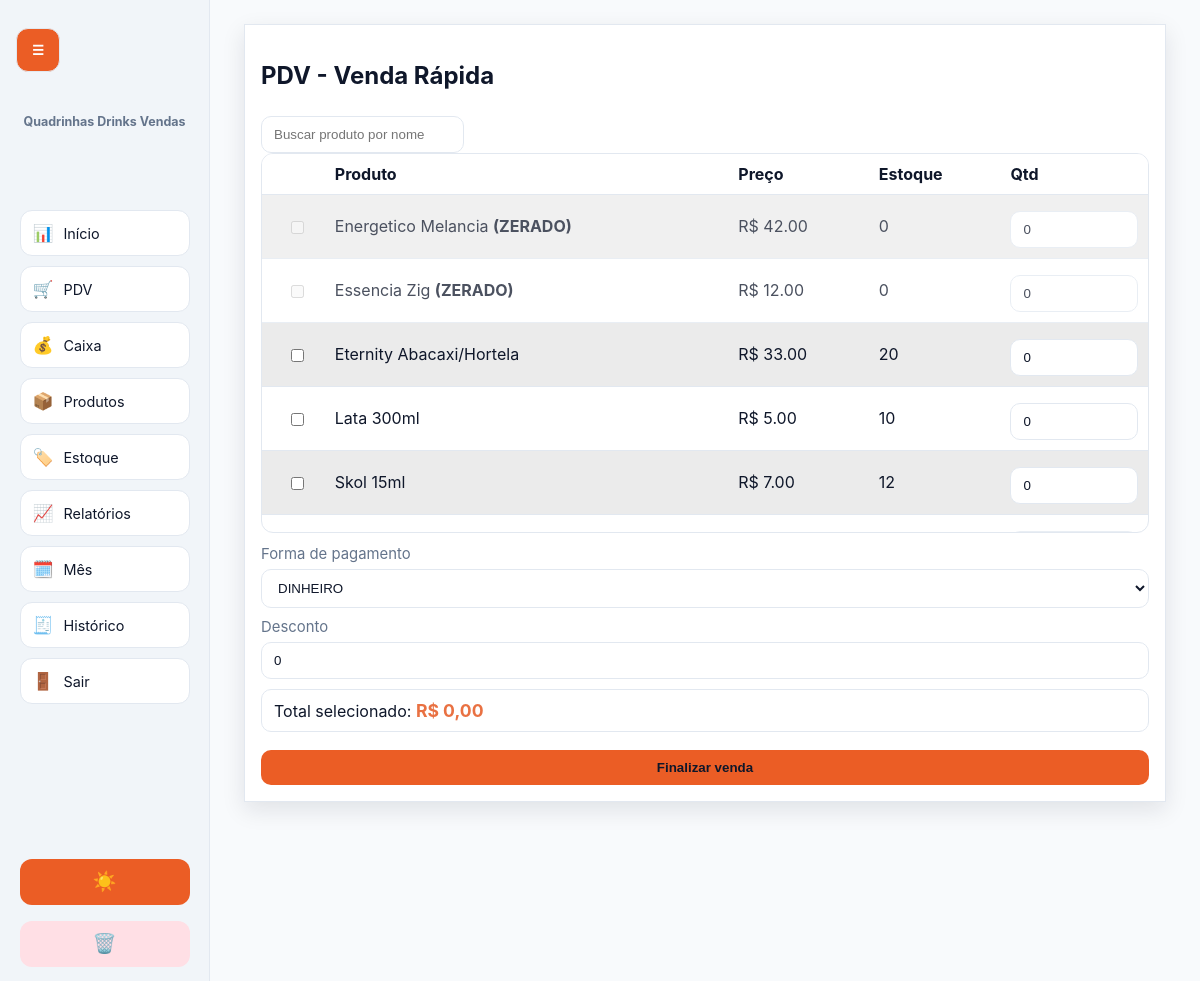
Screenshot of /pdv (signed in) with the database file from the repository.
### tables this page shows
CREATE TABLE products (
            id INTEGER PRIMARY KEY AUTOINCREMENT,
            name TEXT NOT NULL,
            category TEXT NOT NULL,
            cost_price REAL NOT NULL,
            sale_price REAL NOT NULL,
            stock_qty INTEGER NOT NULL DEFAULT 0,
            created_at TEXT NOT NULL
        );

### app.py (the view, shortened to what this page needs)
@app.route("/pdv", methods=["GET", "POST"])
def pdv():
    redirect_resp = require_login()
    if redirect_resp:
        return redirect_resp
    db = get_db()
    query = request.args.get("q", "")
    if query:
        products = db.execute(
            "SELECT * FROM products WHERE name LIKE ? ORDER BY name",
            (f"%{query}%",),
        ).fetchall()
    else:
        products = db.execute("SELECT * FROM products ORDER BY name LIMIT 100").fetchall()
    return render_template("pdv.html", products=products, payment_methods=PAYMENT_METHODS, query=query)

### app.py (called while the page is built)
def get_db() -> sqlite3.Connection:
    if "db" not in g:
        conn = sqlite3.connect(DB_PATH)
        conn.row_factory = sqlite3.Row
        conn.execute("PRAGMA foreign_keys = ON")
        g.db = conn
    return g.db

def require_login():
    if "user_id" not in session:
        flash("Faça login para acessar o sistema.", "warning")
        return redirect(url_for("login"))
    return None

@app.context_processor
def inject_branding() -> dict[str, str]:
    return {
        "logo_path": app.config["LOGO_PATH"],
        "favicon_path": app.config["FAVICON_PATH"],
        "asset_version": int(datetime.now().timestamp()) // 3600,
    }

### templates/pdv.html (shortened to what this page needs)
{% extends 'base.html' %}
{% block content %}
<section class="card">
  <h2>PDV - Venda Rápida</h2>
  <div class="inline">
    <input id="product-search" placeholder="Buscar produto por nome" autocomplete="off">
  </div>
  <form method="post">
    <div class="product-list-window">
      <table>
        <tr><th></th><th>Produto</th><th>Preço</th><th>Estoque</th><th>Qtd</th></tr>
        {% for p in products %}
        <tr data-product-row data-name="{{ p['name']|lower }}" data-price="{{ '%.2f'|format(p['sale_price']) }}" class="{{ 'stock-zero' if p['stock_qty'] == 0 else '' }}">
          <td>
            <input type="checkbox" {% if p['stock_qty'] == 0 %}disabled{% endif %} onclick="this.closest('tr').querySelector('.qty').disabled=!this.checked">
          </td>
          <td>{{ p['name'] }} {% if p['stock_qty'] == 0 %}<b>(ZERADO)</b>{% endif %}</td>
          <td>R$ {{ '%.2f'|format(p['sale_price']) }}</td>
          <td>{{ p['stock_qty'] }}</td>
          <td>
            <input class="qty" type="number" name="quantity" min="0" max="{{ p['stock_qty'] }}" value="0" disabled>
          </td>
        </tr>
        {% endfor %}
      </table>
    </div>
    <label>Forma de pagamento
      <select name="payment_method">{% for pm in payment_methods %}<option value="{{ pm }}">{{ pm }}</option>{% endfor %}</select>
    </label>
    <label>Desconto<input type="number" step="0.01" name="discount" value="0"></label>
    <p class="pdv-total-line">Total selecionado: <strong id="pdv-selected-total">R$ 0,00</strong></p>
    <button type="submit">Finalizar venda</button>
  </form>
</section>
{% endblock %}

### static/style.css (style rules this page uses)
body { --bg: #F8FAFC; --surface: #FFFFFF; --surface-2: #FFFFFF; --sidebar: #F1F5F9; --text: #0F172A; --muted: #64748B; --primary: #eb5d25; --primary-hover: #e97142; --success: #d8f5e1; --danger: #ffdfe5; --warning: #fff1cb; --border: #E2E8F0; --link: #2563EB; --shadow: 0 8px 22px rgba(15, 23, 42, 0.10); }
* { box-sizing: border-box; }
body { font-family: Inter, Segoe UI, Roboto, Arial, sans-serif; background: var(--bg); color: var(--text); margin: 0; min-height: 100vh; }
.card { background: var(--surface); border: 1px solid var(--border); border-radius: var(--radius); padding: 16px; margin-bottom: 14px; box-shadow: var(--shadow); }
table { width: 100%; border-collapse: separate; border-spacing: 0; border: 1px solid var(--border); border-radius: 12px; overflow: hidden; }
th, td { border-bottom: 1px solid var(--border); padding: 10px; text-align: left; }
th { background: var(--surface); color: var(--text); }
tr:nth-child(even) td { background: color-mix(in srgb, var(--surface) 92%, #000 8%); }
label { display: block; margin-bottom: 10px; color: var(--muted); font-size: 0.93rem; }
input, select, button { width: 100%; margin-top: 6px; padding: 10px 12px; border-radius: 10px; border: 1px solid var(--border); background: var(--surface); color: var(--text); }
button { cursor: pointer; background: var(--primary); border: none; font-weight: 600; }
.inline { display: flex; gap: 8px; align-items: end; flex-wrap: wrap; }
.inline input, .inline button { width: auto; }
.stock-zero td { opacity: 0.75; }
.product-list-window { max-height: 380px; overflow-y: auto; border: 1px solid var(--border); border-radius: 12px; margin-bottom: 12px; }
.product-list-window table { margin: 0; border: none; border-radius: 0; }
.pdv-total-line { margin: 8px 0 12px; font-size: 1rem; }
.pdv-total-line { background: linear-gradient(180deg, var(--surface-2), var(--surface)); border: 1px solid var(--border); border-radius: 10px; padding: 10px 12px; }
.pdv-total-line strong { color: var(--primary-hover); font-size: 1.1rem; }
.product-list-window thead th, .product-list-window tr:first-child th { position: sticky; top: 0; z-index: 1; }
.card { backdrop-filter: blur(4px); }

### rows the page displays
products: name "Energetico Melancia", shows "(ZERADO)", sale_price "42.00", stock_qty "0", quantity "0"
products: name "Essencia Zig", shows "(ZERADO)", sale_price "12.00", stock_qty "0", quantity "0"
products: name "Eternity Abacaxi/Hortela", sale_price "33.00", stock_qty "20"
products: name "Lata 300ml", sale_price "5.00", stock_qty "10"
products: name "Skol 15ml", sale_price "7.00", stock_qty "12"
products: quantity "0"

### other values shown
form field payment_method "DINHEIRO"
